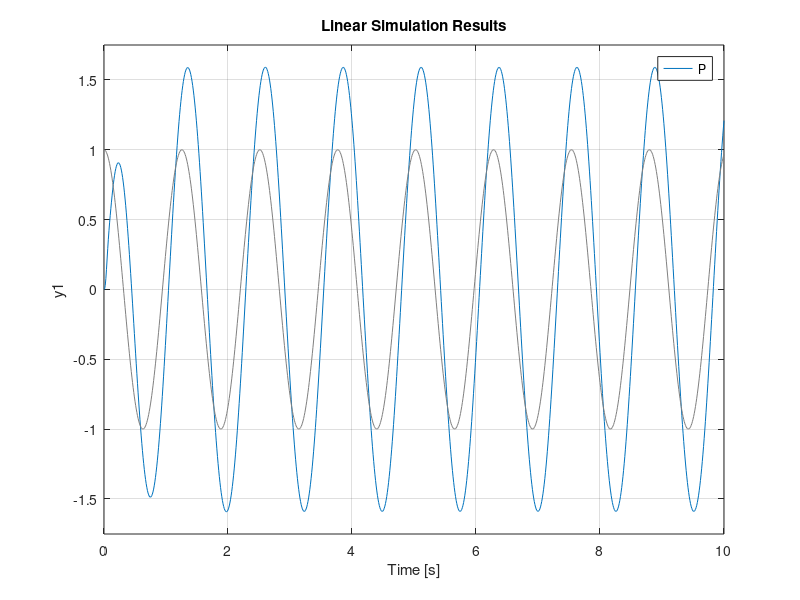

Here is the MATLAB script that generated this plot:
M1 = 400;
M2 = 40;
K1 = 17500;
K2 = 200000;
B1 = 2500;
B2 = 0;

H = [1 0 0 0];
PHI = [0
    K2];
PSI = [0
    B2];
I = [1 0
    0 1];
M = [M1 0
    0 M2];
K = [K1 -K1
    -K1 K1+K2];
B = [B1 -B1
    -B1 B1+B2];

zeri= [0 0
    0 0];

zeri2 = [0 
     0];

F = [zeri I
    -inv(M)*K -inv(M)*B];

G1 = [0
      0
    M\PHI];

G2 = F*[0
    0
    M\PSI];

G = G1 + G2;

P = tf(ss(F,G,H,0));

w = 5;

t= 0:0.01:10;

u = cos(w*t);

lsim(P,u,t)